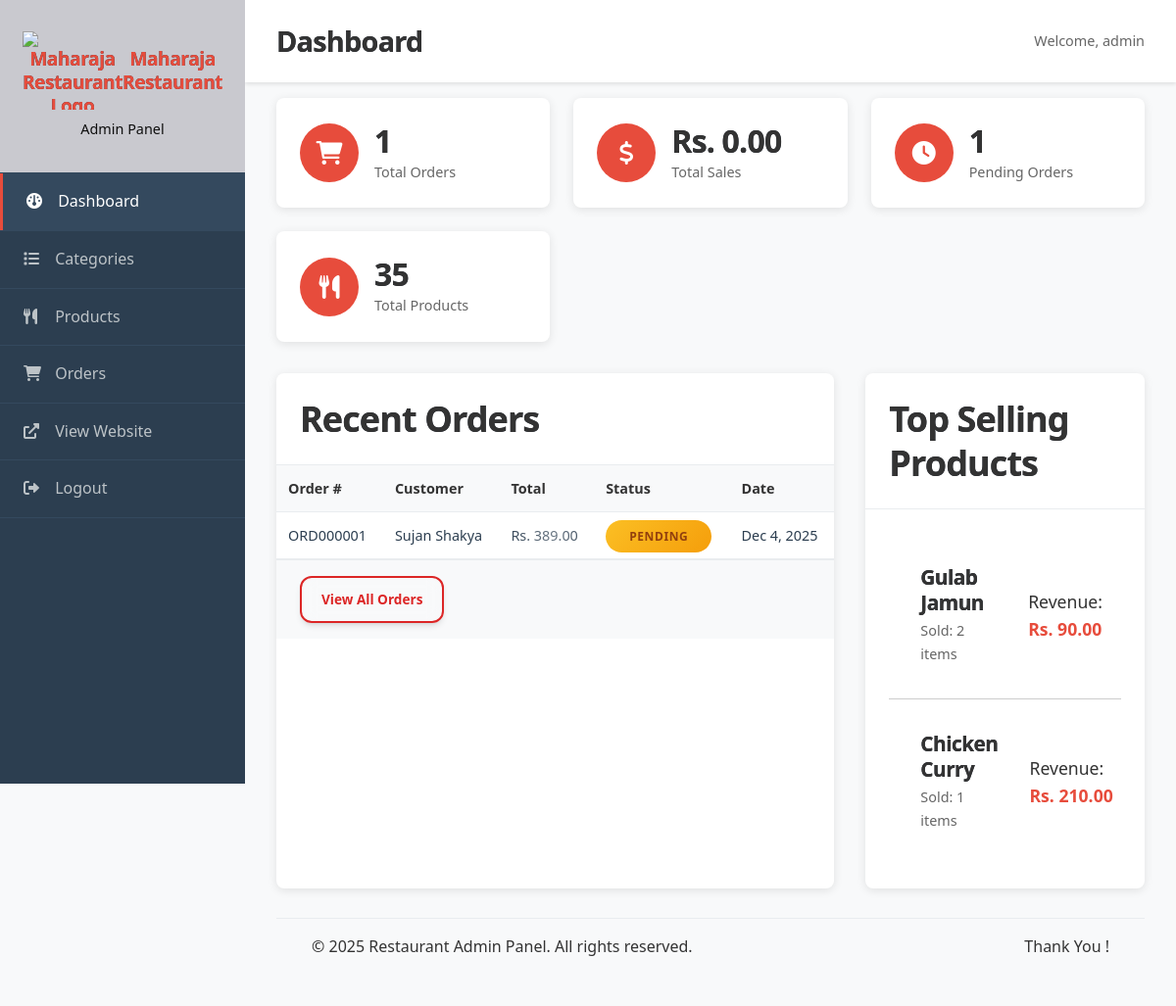
/admin/index.php (signed in), run on the app's committed database.
### tables this page shows
CREATE TABLE `orders` (
  `id` int(11) NOT NULL,
  `user_id` int(11) DEFAULT NULL,
  `order_number` varchar(20) NOT NULL,
  `name` varchar(255) NOT NULL,
  `phone` varchar(20) NOT NULL,
  `email` varchar(255) DEFAULT NULL,
  `address` text NOT NULL,
  `subtotal` decimal(10,2) NOT NULL DEFAULT 0.00,
  `delivery_fee` decimal(10,2) NOT NULL DEFAULT 0.00,
  `tax_amount` decimal(10,2) NOT NULL DEFAULT 0.00,
  `total` decimal(10,2) NOT NULL,
  `status` enum('Pending','Confirmed','Preparing','Out for Delivery','Delivered','Cancelled') DEFAULT 'Pending',
  `payment_method` enum('Cash on Delivery','') DEFAULT 'Cash on Delivery',
  `delivered_at` timestamp NULL DEFAULT NULL,
  `created_at` timestamp NOT NULL DEFAULT current_timestamp(),
  `updated_at` timestamp NOT NULL DEFAULT current_timestamp() ON UPDATE current_timestamp()
);

### includes/functions.php (called while the page is built, shortened)
<?php
function h(?string $string): string {
    return $string !== null ? htmlspecialchars($string, ENT_QUOTES, 'UTF-8') : '';
}
function formatCurrency(float $amount): string {
    return 'Rs. ' . number_format($amount, 2);
}

### admin/index.php (the view, shortened to what this page needs)
<?php
require_once '../config/database.php';
require_once '../includes/functions.php';
$stats = [];
$recent_orders = [];
$top_products = [];
try {
    $statsQuery = "
        SELECT
            COUNT(*) as total_orders,
            SUM(CASE WHEN status = 'Pending' THEN 1 ELSE 0 END) as pending_orders,
            SUM(CASE WHEN DATE(created_at) = CURDATE() THEN 1 ELSE 0 END) as todays_orders,
            SUM(CASE WHEN status = 'Delivered' THEN total ELSE 0 END) as total_sales
        FROM orders
    ";
    $orderStats = $pdo->query($statsQuery)->fetch();
    $stats['total_orders'] = $orderStats['total_orders'] ?? 0;
    $stats['pending_orders'] = $orderStats['pending_orders'] ?? 0;
    $stats['todays_orders'] = $orderStats['todays_orders'] ?? 0;
    $stats['total_sales'] = $orderStats['total_sales'] ?? 0;
    $stmt = $pdo->query("SELECT COUNT(*) as count FROM products");
    $stats['total_products'] = $stmt->fetch()['count'];
    $stmt = $pdo->query("
        SELECT id, order_number, name, total, status, created_at
        FROM orders
        ORDER BY created_at DESC
        LIMIT 5
    ");
    $recent_orders = $stmt->fetchAll();
    $stmt = $pdo->query("
        SELECT p.name, SUM(oi.quantity) as total_sold,
               SUM(oi.quantity * oi.unit_price) as total_revenue
        FROM products p
        JOIN order_items oi ON p.id = oi.product_id
        GROUP BY p.id, p.name
        ORDER BY total_sold DESC
        LIMIT 5
    ");
    $top_products = $stmt->fetchAll();
} catch (PDOException $e) {
    error_log("Database error: " . $e->getMessage());
    $stats = [
        'total_orders' => 0,
        'total_sales' => 0,
        'pending_orders' => 0,
        'todays_orders' => 0,
        'total_products' => 0
    ];
    $recent_orders = [];
    $top_products = [];
}
require_once 'includes/header.php';
?>
<div class="dashboard-stats">
    <div class="stat-card">
        <div class="stat-icon">
            <i class="fas fa-shopping-cart"></i>
        </div>
        <div class="stat-info">
            <h3><?php echo number_format($stats['total_orders']); ?></h3>
            <p>Total Orders</p>
        </div>
    </div>
    <div class="stat-card">
        <div class="stat-icon">
            <i class="fas fa-dollar-sign"></i>
        </div>
          <div class="stat-info">
                <h3><?php echo formatCurrency($stats['total_sales'] ?? 0); ?></h3>
                <p>Total Sales</p>
            </div>
    </div>
    <div class="stat-card">
        <div class="stat-icon">
            <i class="fas fa-clock"></i>
        </div>
        <div class="stat-info">
            <h3><?php echo number_format($stats['pending_orders']); ?></h3>
            <p>Pending Orders</p>
        </div>
    </div>
    <div class="stat-card">
        <div class="stat-icon">
            <i class="fas fa-utensils"></i>
        </div>
        <div class="stat-info">
            <h3><?php echo number_format($stats['total_products']); ?></h3>
            <p>Total Products</p>
        </div>
    </div>
</div>
<div class="dashboard-grid">
    <div class="dashboard-card">
        <h3>Recent Orders</h3>
        <?php if (empty($recent_orders)): ?>
            <p>No orders yet.</p>
        <?php else: ?>
            <div class="table-responsive">
                <table class="admin-table">
                    <thead>
                        <tr>
                            <th>Order #</th>
                            <th>Customer</th>
                            <th>Total</th>
                            <th>Status</th>
                            <th>Date</th>
                        </tr>
                    </thead>
                    <tbody>
                        <?php foreach ($recent_orders as $order): ?>
                            <tr>
                                <td><?php echo h($order['order_number']); ?></td>
                                <td><?php echo h($order['name']); ?></td>
                                <td><?php echo formatCurrency($order['total']); ?></td>
                                <td>
                                    <span class="status-badge status-<?php echo strtolower($order['status']); ?>">
                                        <?php echo h($order['status']); ?>
                                    </span>
                                </td>
                                <td><?php echo date('M j, Y', strtotime($order['created_at'])); ?></td>
                            </tr>
                        <?php endforeach; ?>
                    </tbody>
                </table>
            </div>
            <div class="card-footer">
                <a href="orders.php" class="btn btn-sm btn-outline">View All Orders</a>
            </div>
        <?php endif; ?>
    </div>
    <div class="dashboard-card">
        <h3>Top Selling Products</h3>
        <?php if (empty($top_products)): ?>
            <p>No sales data available.</p>
        <?php else: ?>
            <div class="top-products-list">
                <?php foreach ($top_products as $product): ?>
                    <div class="product-item">
                        <div class="product-info">
                            <h4><?php echo h($product['name']); ?></h4>
                            <p>Sold: <?php echo number_format($product['total_sold']); ?> items</p>
                        </div>
                        <div class="product-revenue">
                            <?php echo formatCurrency($product['total_revenue']); ?>
                        </div>
                    </div>
                <?php endforeach; ?>
            </div>
        <?php endif; ?>
    </div>
</div>
<?php require_once 'includes/footer.php'; ?>

### css/styles.css (style rules this page uses)
:root { --primary-100: #fee2e2; --primary-200: #fecaca; --primary-400: #f87171; --primary-500: #ef4444; --primary-600: #dc2626; --primary-700: #b91c1c; --gray-50: #f9fafb; --gray-100: #f3f4f6; --gray-200: #e5e7eb; --gray-300: #d1d5db; --gray-400: #9ca3af; --gray-500: #6b7280; --gray-600: #4b5563; --gray-700: #374151; --gray-800: #1f2937; --gray-900: #111827; --bg-primary: #ffffff; --bg-secondary: #f8fafc; --bg-tertiary: #f1f5f9; --bg-glass: rgba(255, 255, 255, 0.08); --bg-glass-dark: rgba(15, 23, 42, 0.08); --font-primary: -apple-system, BlinkMacSystemFont, 'Segoe UI', Roboto, 'Helvetica Neue', Arial, sans-serif; --space-xs: 0.25rem; --space-sm: 0.5rem; --space-md: 1rem; --space-lg: 1.5rem; --space-xl: 2rem; --space-2xl: 3rem; --space-3xl: 4rem; --space-4xl: 6rem; --radius-sm: 0.375rem; --radius-md: 0.5rem; --radius-lg: 0.75rem; --radius-xl: 1rem; --radius-2xl: 1.5rem; --radius-full: 9999px; --shadow-sm: 0 1px 2px 0 rgb(0 0 0 / 0.05); --shadow-md: 0 4px 6px -1px rgb(0 0 0 / 0.1), 0 2px 4px -2px rgb(0 0 0 / 0.1); --shadow-lg: 0 10px 15px -3px rgb(0 0 0 / 0.1), 0 4px 6px -4px rgb(0 0 0 / 0.1); --shadow-xl: 0 20px 25px -5px rgb(0 0 0 / 0.1), 0 8px 10px -6px rgb(0 0 0 / 0.1); --shadow-2xl: 0 25px 50px -12px rgb(0 0 0 / 0.25); --duration-fast: 150ms; --duration-normal: 300ms; --duration-slow: 500ms; --ease-out: cubic-bezier(0.16, 1, 0.3, 1); --ease-in: cubic-bezier(0.4, 0, 1, 1); --primary-color: #2c3e50; --secondary-color: #e74c3c; --accent-color: #f39c12; --success: #27ae60; --warning: #f39c12; --error: #e74c3c; --info: #3498db; --dark-color: #2c3e50; --light-color: #ecf0f1; --white: #ffffff; --gray-light: #f8f9fa; --gray: #95a5a6; --gray-dark: #7f8c8d; --border-radius: 8px; --box-shadow: 0 2px 10px rgba(0, 0, 0, 0.1); --box-shadow-hover: 0 5px 20px rgba(0, 0, 0, 0.15); --transition: all 0.3s ease; --font-family: 'Segoe UI', Tahoma, Geneva, Verdana, sans-serif; }
* { margin: 0; padding: 0; box-sizing: border-box; }
body { font-family: var(--font-family); line-height: 1.6; color: var(--dark-color); background-color: var(--gray-light); min-height: 100vh; }
a { text-decoration: none; color: inherit; }
h1, h2, h3, h4, h5, h6 { font-weight: 700; letter-spacing: -0.025em; line-height: 1.25; margin-bottom: var(--space-lg); background: linear-gradient(135deg, var(--gray-900) 0%, var(--gray-700) 100%); -webkit-background-clip: text; background-clip: text; }
h3 { font-size: clamp(1.5rem, 3vw, 2.25rem); }
h4 { font-size: clamp(1.25rem, 2.5vw, 1.875rem); }
p { margin-bottom: var(--space-md); color: var(--white); line-height: 1.7; }
.btn { display: inline-flex; align-items: center; justify-content: center; gap: var(--space-sm); padding: var(--space-md) var(--space-xl); font-weight: 600; font-size: 0.875rem; line-height: 1; text-decoration: none; border: none; border-radius: var(--radius-lg); cursor: pointer; transition: all var(--duration-normal) var(--ease-out); position: relative; overflow: hidden; white-space: nowrap; user-select: none; text-align: center; background: var(--primary-600); color: white; box-shadow: var(--shadow-md); backdrop-filter: blur(8px); }
.btn::before { content: ''; position: absolute; top: 0; left: 0; right: 0; bottom: 0; background: linear-gradient(135deg, rgba(255,255,255,0.2) 0%, transparent 50%); opacity: 0; transition: opacity var(--duration-normal) var(--ease-out); }
.btn-outline { background: transparent; color: var(--primary-600); border: 2px solid var(--primary-600); backdrop-filter: blur(8px); }
.btn-sm { padding: 15px 20px; font-size: 0.85rem; }
.product-info { padding: var(--space-xl); }
.status-badge { padding: var(--space-sm) var(--space-lg); border-radius: var(--radius-full); font-size: 0.75rem; font-weight: 700; text-transform: uppercase; letter-spacing: 0.05em; position: relative; overflow: hidden; }
.status-badge::before { content: ''; position: absolute; top: 0; left: -100%; width: 100%; height: 100%; background: linear-gradient(90deg, transparent, rgba(255,255,255,0.3), transparent); transition: left var(--duration-slow) var(--ease-out); }
.status-pending { background: linear-gradient(135deg, #fbbf24 0%, #f59e0b 100%); color: #92400e; }

### admin/includes/footer.php (style rules this page uses)
p { color: #333; }

### data on the page
orders: order_number "ORD000001", name "Sujan Shakya", total "Rs. 389.00", status "PENDING", created_at "Dec 4, 2025"

### other printed values
$pageTitle "Dashboard"
$_SESSION['admin_username'] "admin"
$stats['total_orders'] "1"
formatCurrency($stats['total_sales'] ?? 0) "Rs. 0.00"
$stats['pending_orders'] "1"
$stats['total_products'] "35"
$product['name'] "Gulab Jamun"
$product['total_sold'] "2"
formatCurrency($product['total_revenue']) "Rs. 90.00"
$product['name'] "Chicken Curry"
$product['total_sold'] "1"
formatCurrency($product['total_revenue']) "Rs. 210.00"
